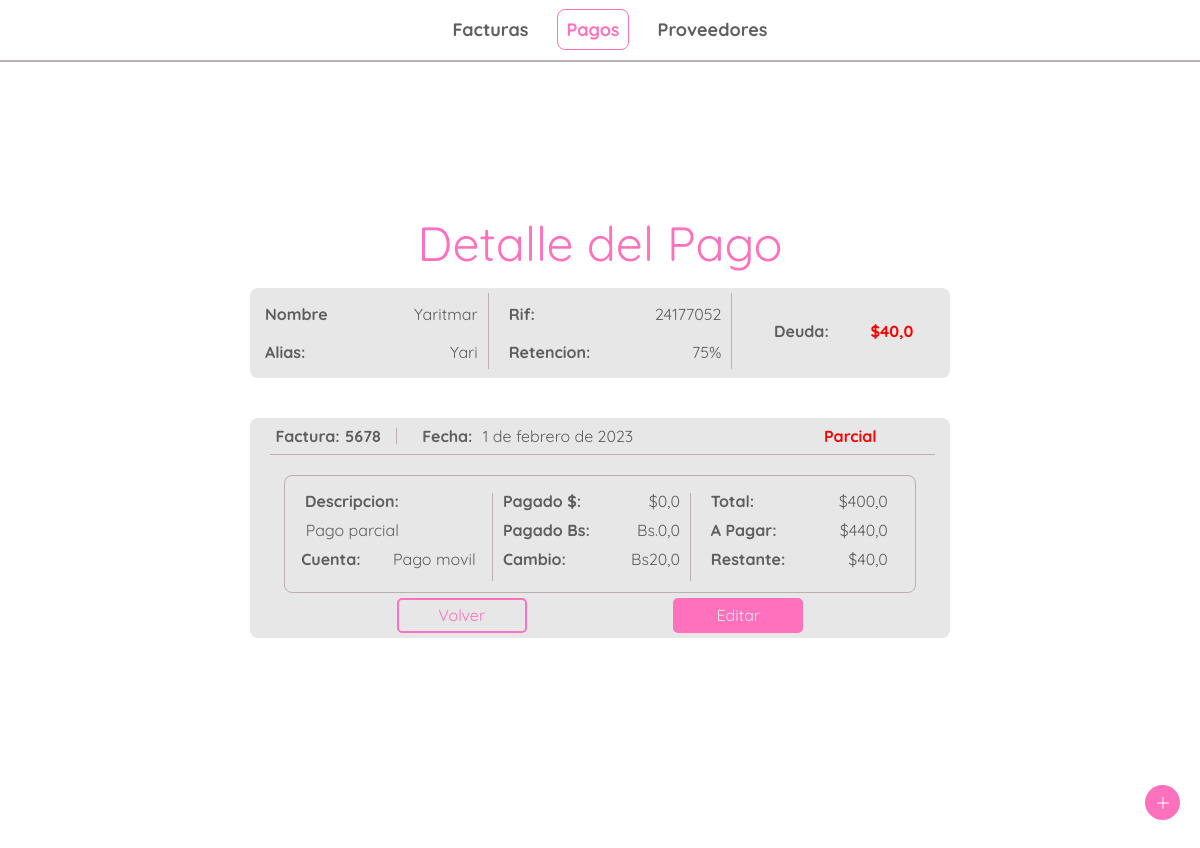
/payments/7/detail/, run on an earlier commit of the app's database.
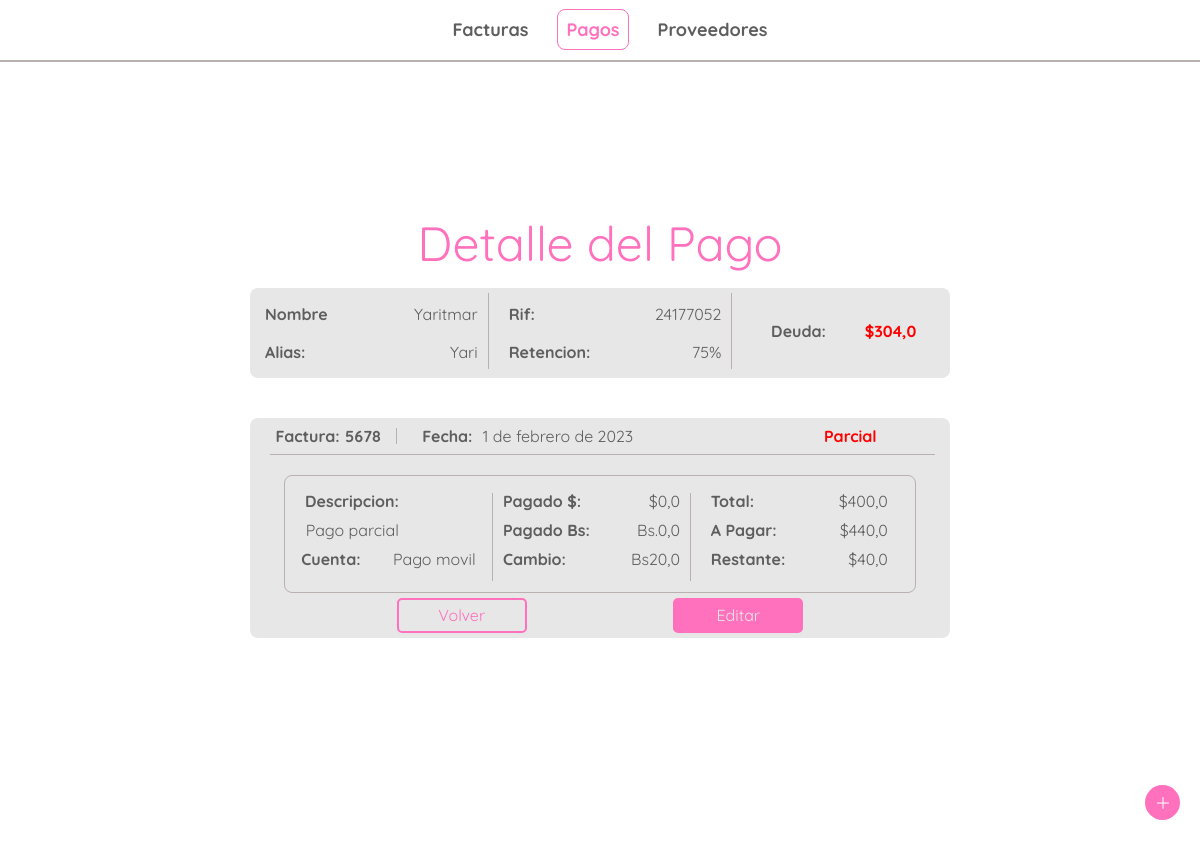
And on a later commit of the database.
### payments/models.py (models this page shows)
class Payment(models.Model):
    id = HashidAutoField(primary_key=True)
    bill = models.ForeignKey(Bill, on_delete=models.CASCADE, null=False)
    date = models.DateField(default= django.utils.timezone.now)
    amount_bs = models.FloatField(default=0)
    amount_dollar = models.FloatField(default=0)
    exchange_rate = models.FloatField(default=0)
    account = models.CharField(max_length=50,default='')
    paid_total = models.BooleanField(default='False')
    description = models.CharField(max_length=200, default='')
    transfer_id = models.CharField(max_length=50, default='')
    total_dollar = models.FloatField(default=0)

### bills/models.py (models this page shows)
class Bill(models.Model):
    id = HashidAutoField(primary_key=True)
    bill_number = models.CharField(max_length=20,null=False)
    emission_date = models.DateField(default= django.utils.timezone.now)
    due_date = models.DateField(default= django.utils.timezone.now)
    provider = models.ForeignKey(Provider, on_delete=models.CASCADE, null=False)
    total_amount_bs = models.FloatField(default=0)
    sub_total_bs = models.FloatField(default=0)
    tax_bs = models.FloatField(default=0)
    retained_tax_bs = models.FloatField(default=0)
    amount_to_pay_bs = models.FloatField(default=0)
    exchange_rate = models.FloatField(default=0)
    total_amount_dollar = models.FloatField(default=0)
    amount_to_pay_dollar = models.FloatField(default=0)
    paid = models.BooleanField(default='False')
    note = models.CharField(max_length=200, default='')
    rest_to_pay_dollar = models.FloatField(default=0)
    overdue = models.FloatField(default=False)

### providers/models.py (models this page shows)
class Provider(models.Model):
    id = HashidAutoField(primary_key=True)
    rif = models.CharField(max_length=15)
    name = models.CharField(max_length=70)
    nickname = models.CharField(max_length= 70)
    TAXES = [
        ('0','0% tax retained'),
        ('75','75% tax retained'),
        ('100','100% tax retained'),
    ]
    taxtype = models.CharField(max_length=3, choices=TAXES)
    dollar_debt = models.FloatField(default=0)

### payments/views.py (the view)
# urls.py: path('<str:payment_id>/detail/', views.payment_detail, name='payment_detail'),
def payment_detail(request, payment_id):
    try:
        payment = Payment.objects.get(pk=payment_id)
    except (KeyError, Payment.DoesNotExist):
        request = reset_messages(request)
        request.session['message'] = 'No se encontro el pago'
        request.session['message_shown'] = False
        return redirect('payments:index')
    else:
        total_paid = round(payment.amount_dollar + payment.amount_bs / payment.exchange_rate,2)
        return render(request, 'payments/payment_detail.html',{
            'payment':payment,
            'total_paid': total_paid,
            })

### payments/templates/payments/payment_detail.html (shortened to what this page needs)
{% extends 'bills/header.html' %}
{% block content %}
{% load static %}
<body>
<div class="details">
    <div class="details-container-p">
        <div class="title">
            <p>Detalle del Pago</p>
        </div>
        <div class="general-details">
            <div class="general-details-left">
                <div>
                    <p>Nombre</p>
                    <p>{{payment.bill.provider.name}}</p>
                </div>
                <div>
                    <p>Alias:</p>
                    <p>{{payment.bill.provider.nickname}}</p>
                </div>
            </div>
            <div class="general-details-center">
                <div>
                    <p>Rif:</p>
                    <p>{{payment.bill.provider.rif}}</p>
                </div>
                <div>
                    <p>Retencion:</p>
                    <p>{{payment.bill.provider.taxtype}}%</p>
                </div>
            </div>
            <div class="general-details-right">
                <p class="general-details-right-p">Deuda:</p>
                {% if payment.bill.provider.dollar_debt > 0 %}
                    <p class="debt">${{payment.bill.provider.dollar_debt}}</p>
                {% else %}
                    <p class="paid">${{payment.bill.provider.dollar_debt}}</p>
                {% endif %}
            </div>
        </div>
        <div class="details-content">
            <div class="detail-head">
                <div class="detail-head-left-p">
                    <p>Factura:</p>
                    <a href="{% url 'bills:bill_detail' payment.bill.id %}">
                    <p>{{payment.bill.bill_number}}</p>
                    </a>
                </div>
                <div class="detail-head-center">
                    <p>Fecha:</p>
                    <p>{{payment.date}}</p>
                </div>
                <div class="detail-head-right">
                    {% if not payment.paid_total %}
                        <p class="debt">Parcial</p>
                    {% else %}
                        <p class="paid">Total</p>
                    {% endif %}
                </div>
            </div>
            <div class="detail-body">
                <div class="detail-body-left-p">
                    <div>
                        <p>Descripcion:</p>
                    </div>
                    <div>
                        <p>{{payment.description}}</p>
                    </div>
                    <div>
                        <p>Cuenta:</p>
                        <p>{{payment.account}}</p>
                    </div>
                </div>
                <div class="detail-body-center">
                    <div>
                        <p>Pagado $:</p>
                        <p>${{payment.amount_dollar}}</p>
                    </div>
                    <div>
                        <p>Pagado Bs:</p>
                        <p>Bs.{{payment.amount_dollar}}</p>
                    </div>
                    <div>
                        <p>Cambio:</p>
                        <p>Bs{{payment.exchange_rate}}</p>
                    </div>
                </div>
                <div class="detail-body-right">
                    <div>
                        <p>Total:</p>
                        <p>${{payment.total_dollar}}</p>
                    </div>
                    <div>
                        <p>A Pagar:</p>
                        <p>${{payment.bill.amount_to_pay_dollar}}</p>
                    </div>
                    <div>
                        <p>Restante:</p>
                        <p>${{payment.bill.rest_to_pay_dollar}}</p>
                    </div>
                </div>
            </div>
            <div class="edit-buttons">
                <a href="{% url 'payments:index' %}" class="link-secondary-button" >Volver</a>
                <a href="{% url 'payments:update_payment' payment.id %}" class="link-primary-button" >Editar</a>
            </div>
        </div>
    </div>
    <div class="add">
        <figure class="figure">
            <img src="{% static 'bills/images/plus.png'  %}" alt="new-bill">
        </figure>
    </div>
</div>
</body>
{% endblock %}

What changed in the data, as far as the page shows it:
changed through a linked row, Payment "Pago parcial": bill.provider.dollar_debt "40,0" → "304,0"
